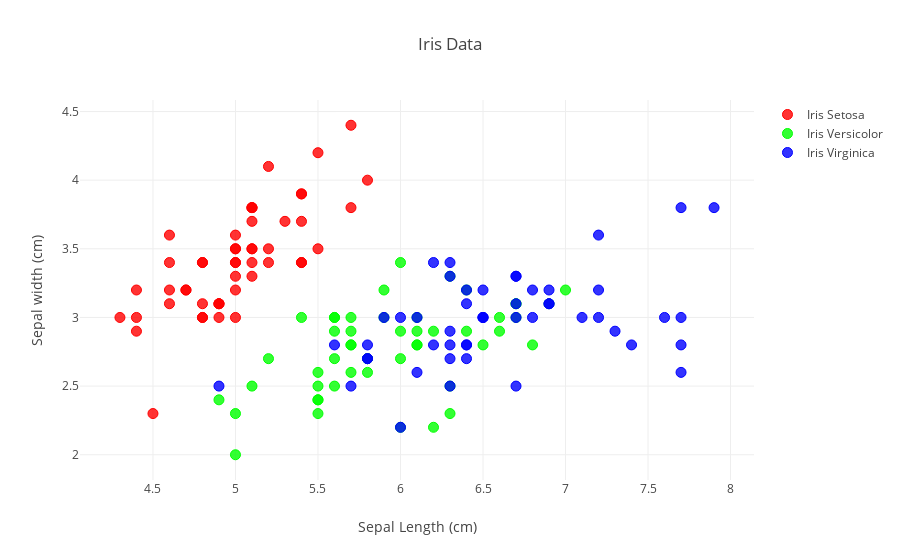

Notebook code cell kept with this figure:
### Code cell
val trace1 = Scatter(
    // Créer une instance de la classe Scatter dans le but d'afficher 
    // deux tableaux sous la forme d'un graphique
    irisSetosa_x,
    // Coordonnées x du graphe : un tableau intégrant 
    // la première caractéristique de l'ensemble des iris setosa
    irisSetosa_y,
    // Coordonées y du graphe : un tableau intégrant 
    // la seconde caractéristique de l'ensemble des iris setosa
    mode = ScatterMode(ScatterMode.Markers),
    // Utiliser des marqueurs
    name = "Iris Setosa",
    // Le nom du graphe
    marker = Marker(
        // Couleur et taille des marqueurs et de la ligne 
        // de sélection de chaque marqueur
        color = Color.RGBA(255, 0, 0, 0.8),
        size = 10,
        line = Line(
            color = Color.RGBA(255, 0, 0, 1),
            width = 1
        )
    )
)

val trace2 = Scatter(
    // Créer une instance de la classe Scatter dans le but 
    // d'afficher deux tableaux sous la forme d'un graphique
    irisVersicolor_x,
    // Coordonnées x du graphe : un tableau intégrant 
    // la première caractéristique de l'ensemble des iris versicolor
    irisVersicolor_y,
    // Coordonnées y du graphe : un tableau intégrant 
    // la seconde caractéristique de l'ensemble des iris versicolor
    mode = ScatterMode(ScatterMode.Markers),
    // Utiliser des marqueurs
    name = "Iris Versicolor",
    // Le nom du graphe
    marker = Marker(
        // Couleur et taille des marqueurs et de la ligne 
        // de sélection de chaque marqueur
        color = Color.RGBA(0, 255, 0, 0.8),
        size = 10,
        line = Line(
            color = Color.RGBA(0, 255, 0, 1),
            width = 1
        )
    )
)

val trace3 = Scatter(
    // Créer une instance de la classe Scatter dans le but 
    // d'afficher deux tableaux sous la forme d'un graphique
    irisVirginica_x,
    // Coordonnées x du graphe : un tableau intégrant 
    // la première caractéristique de l'ensemble des iris virginica
    irisVirginica_y,
    // Coordonnées y du graphe : un tableau intégrant 
    // la seconde caractéristique de l'ensemble des iris virginica
    mode = ScatterMode(ScatterMode.Markers),
    // Utiliser des marqueurs
    name = "Iris Virginica",
    // Le nom du graphe
    marker = Marker(
        color = Color.RGBA(0, 0, 255, 0.8),
        // Couleur et taille des marqueurs et de la ligne 
        // de sélection de chaque marqueur
        size = 10,
        line = Line(
            color = Color.RGBA(0, 0, 255, 1),
            width = 1
        )
    )
)

val layout = Layout(
    // Créer une instance Layout dédiée aux propriétés du graphe
    title = "Iris Data",
    // Le titre du graphe
    xaxis = Axis(
        title = "Sepal Length (cm)"
        // Le titre de l'axe des x
    ),
    yaxis = Axis(
        title = "Sepal width (cm)"
        // Le titre de l'axe des y
    )
)

plot(Seq(trace1, trace2, trace3), layout)
// Afficher le graphe et sa mise en page

### Figure 1 — Plotly figure (JSON) as saved in the notebook; plotly's stock layout.template omitted (floating-point values rounded to 4 significant figures)
{"data": [{"marker": {"color": "rgba(255, 0, 0, 0.8)", "line": {"color": "rgba(255, 0, 0, 1.0)", "width": 1}, "size": 10}, "mode": "markers", "name": "Iris Setosa", "type": "scatter", "x": [5.1, 4.9, 4.7, 4.6, 5, 5.4, 4.6, 5, 4.4, 4.9, 5.4, 4.8, 4.8, 4.3, 5.8, 5.7, 5.4, 5.1, 5.7, 5.1, 5.4, 5.1, 4.6, 5.1, 4.8, 5, 5, 5.2, 5.2, 4.7, 4.8, 5.4, 5.2, 5.5, 4.9, 5, 5.5, 4.9, 4.4, 5.1, 5, 4.5, 4.4, 5, 5.1, 4.8, 5.1, 4.6, 5.3, 5], "y": [3.5, 3, 3.2, 3.1, 3.6, 3.9, 3.4, 3.4, 2.9, 3.1, 3.7, 3.4, 3, 3, 4, 4.4, 3.9, 3.5, 3.8, 3.8, 3.4, 3.7, 3.6, 3.3, 3.4, 3, 3.4, 3.5, 3.4, 3.2, 3.1, 3.4, 4.1, 4.2, 3.1, 3.2, 3.5, 3.1, 3, 3.4, 3.5, 2.3, 3.2, 3.5, 3.8, 3, 3.8, 3.2, 3.7, 3.3]}, {"marker": {"color": "rgba(0, 255, 0, 0.8)", "line": {"color": "rgba(0, 255, 0, 1.0)", "width": 1}, "size": 10}, "mode": "markers", "name": "Iris Versicolor", "type": "scatter", "x": [7, 6.4, 6.9, 5.5, 6.5, 5.7, 6.3, 4.9, 6.6, 5.2, 5, 5.9, 6, 6.1, 5.6, 6.7, 5.6, 5.8, 6.2, 5.6, 5.9, 6.1, 6.3, 6.1, 6.4, 6.6, 6.8, 6.7, 6, 5.7, 5.5, 5.5, 5.8, 6, 5.4, 6, 6.7, 6.3, 5.6, 5.5, 5.5, 6.1, 5.8, 5, 5.6, 5.7, 5.7, 6.2, 5.1, 5.7], "y": [3.2, 3.2, 3.1, 2.3, 2.8, 2.8, 3.3, 2.4, 2.9, 2.7, 2, 3, 2.2, 2.9, 2.9, 3.1, 3, 2.7, 2.2, 2.5, 3.2, 2.8, 2.5, 2.8, 2.9, 3, 2.8, 3, 2.9, 2.6, 2.4, 2.4, 2.7, 2.7, 3, 3.4, 3.1, 2.3, 3, 2.5, 2.6, 3, 2.6, 2.3, 2.7, 3, 2.9, 2.9, 2.5, 2.8]}, {"marker": {"color": "rgba(0, 0, 255, 0.8)", "line": {"color": "rgba(0, 0, 255, 1.0)", "width": 1}, "size": 10}, "mode": "markers", "name": "Iris Virginica", "type": "scatter", "x": [6.3, 5.8, 7.1, 6.3, 6.5, 7.6, 4.9, 7.3, 6.7, 7.2, 6.5, 6.4, 6.8, 5.7, 5.8, 6.4, 6.5, 7.7, 7.7, 6, 6.9, 5.6, 7.7, 6.3, 6.7, 7.2, 6.2, 6.1, 6.4, 7.2, 7.4, 7.9, 6.4, 6.3, 6.1, 7.7, 6.3, 6.4, 6, 6.9, 6.7, 6.9, 5.8, 6.8, 6.7, 6.7, 6.3, 6.5, 6.2, 5.9], "y": [3.3, 2.7, 3, 2.9, 3, 3, 2.5, 2.9, 2.5, 3.6, 3.2, 2.7, 3, 2.5, 2.8, 3.2, 3, 3.8, 2.6, 2.2, 3.2, 2.8, 2.8, 2.7, 3.3, 3.2, 2.8, 3, 2.8, 3, 2.8, 3.8, 2.8, 2.8, 2.6, 3, 3.4, 3.1, 3, 3.1, 3.1, 3.1, 2.7, 3.2, 3.3, 3, 2.5, 3, 3.4, 3]}], "layout": {"title": "Iris Data", "xaxis": {"title": "Sepal Length (cm)"}, "yaxis": {"title": "Sepal width (cm)"}}}
